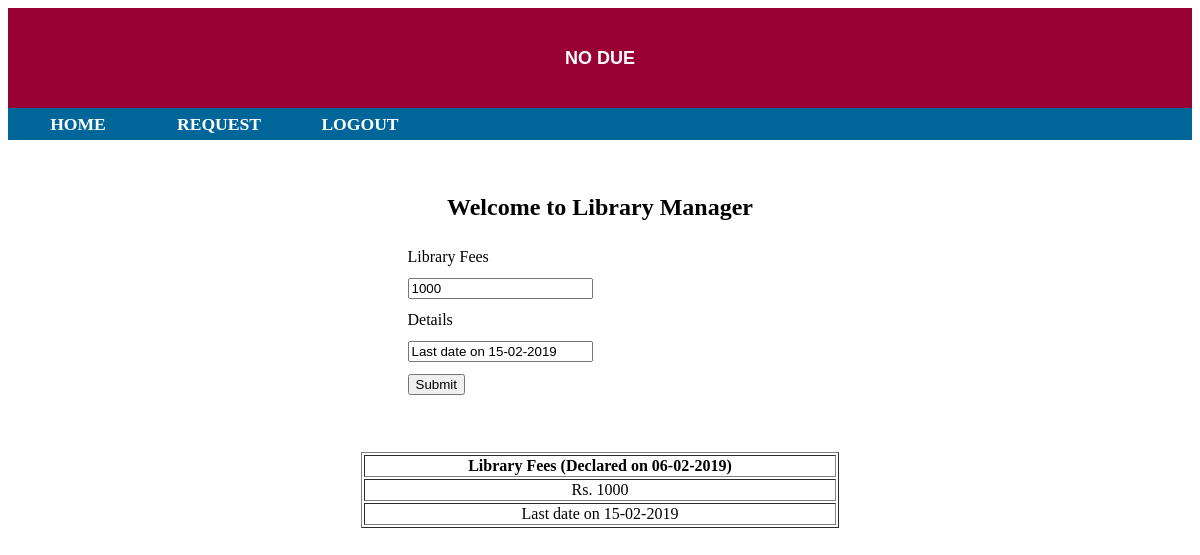
The page /library.php on the database its author committed.
### tables this page shows
CREATE TABLE `fees` (
  `id` int(11) NOT NULL,
  `fees_for` varchar(20) NOT NULL,
  `fees` double NOT NULL,
  `rdate` varchar(15) NOT NULL,
  `details` varchar(100) NOT NULL
);

### library.php (the view, shortened to what this page needs)
<?php
include("dbconnect.php");
extract($_REQUEST);
$q1=mysqli_query($connect,"select * from fees where id=2");
$r1=mysqli_fetch_array($q1);
?>
<!DOCTYPE html PUBLIC "-//W3C//DTD XHTML 1.0 Transitional//EN" "http://www.w3.org/TR/xhtml1/DTD/xhtml1-transitional.dtd">
<html xmlns="http://www.w3.org/1999/xhtml">
<head>
<title><?php include("title.php"); ?></title>
<link href="style.css" rel="stylesheet" type="text/css" />
</head>
<body>
<form id="form1" name="form1" method="post" action="">
  <div class="hd" align="center"><?php include("title.php"); ?></div>
  <?php include("link_lib.php"); ?>
  <p>&nbsp;</p>
  <h2 align="center">Welcome to Library Manager </h2>
  <table width="399" height="160" border="0" align="center" cellpadding="5">
    <tr>
      <td>Library Fees </td>
    </tr>
    <tr>
      <td><input name="fees" type="text" value="<?php echo $r1['fees']; ?>" /></td>
    </tr>
    <tr>
      <td>Details</td>
    </tr>
    <tr>
      <td><input type="text" name="details" value="<?php echo $r1['details']; ?>" /></td>
    </tr>
    <tr>
      <td><input type="submit" name="btn" value="Submit" /></td>
    </tr>
  </table>
  <p>&nbsp;</p>
  <table width="478" border="1" align="center">
    <tr>
      <th>Library Fees (Declared on <?php echo $r1['rdate']; ?>) </th>
    </tr>
    <tr>
      <td align="center">Rs. <?php echo $r1['fees']; ?></td>
    </tr>
    <tr>
      <td align="center"><?php echo $r1['details']; ?></td>
    </tr>
  </table>
  <p>&nbsp;</p>
</form>
</body>
</html>

### style.css (style rules this page uses)
.hd { font-family: Arial, Helvetica, sans-serif; font-size: 18px; line-height: 100px; font-weight: bold; color: #FFFFFF; background-color: #990033; height: 100px; }

### rows shown on the page
fees: fees "1000", details "Last date on 15-02-2019", rdate "06-02-2019"
